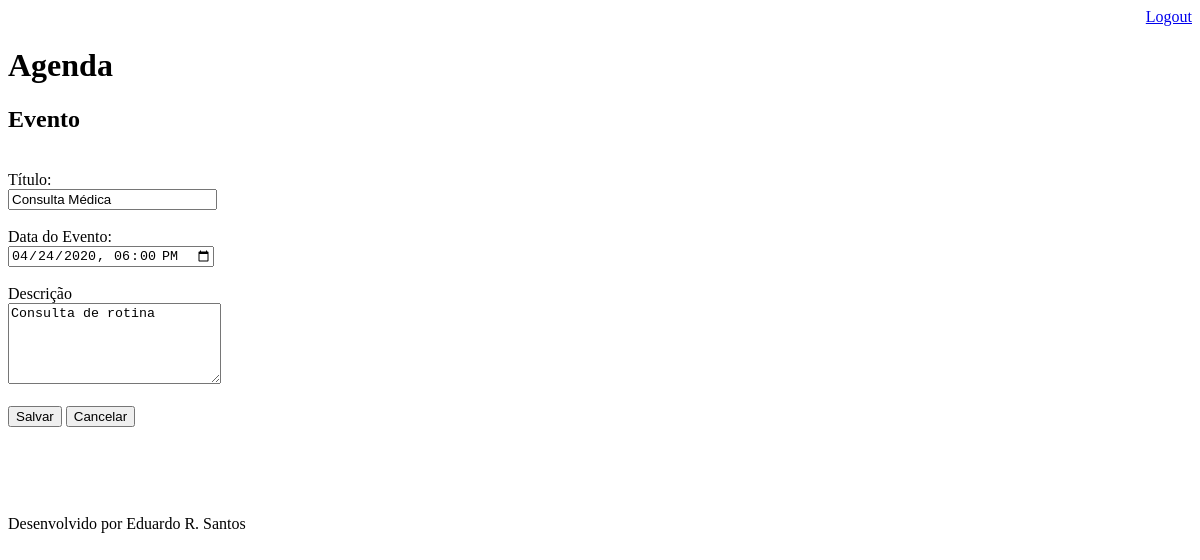
The page /agenda/evento/?id=2 (signed in) on the database as committed earlier.
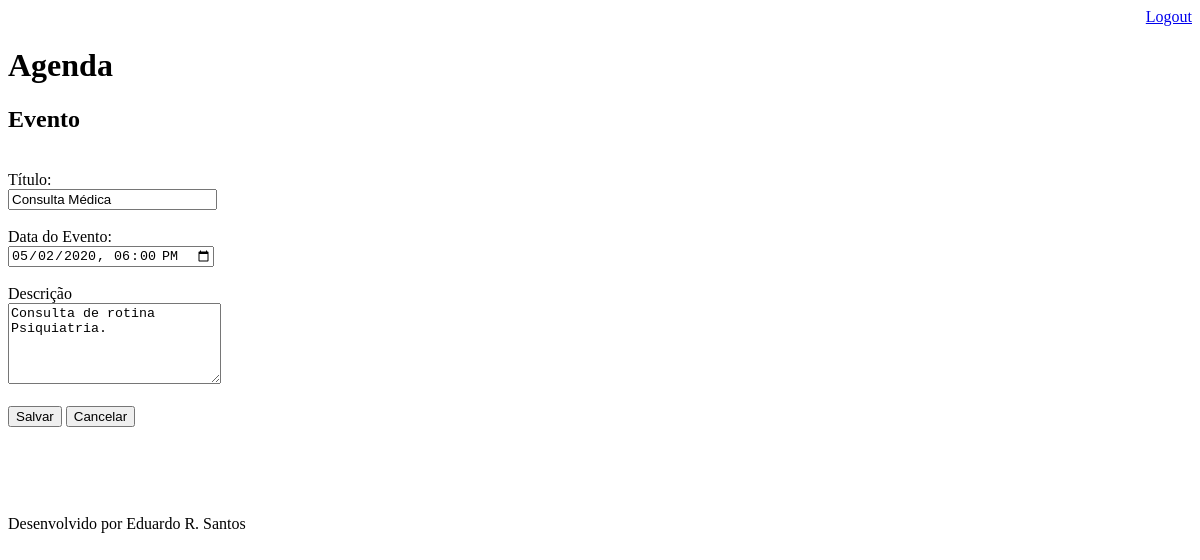
The same page on the database as committed later.
### core/models.py (models this page shows, shortened)
class Evento(models.Model):
    titulo = models.CharField(max_length = 100)
    descricao = models.TextField(blank = True, null = True)
    data_evento = models.DateTimeField(verbose_name = 'Data do Evento')
    data_criacao = models.DateTimeField(auto_now = True, verbose_name='Data de Criação')
    usuario = models.ForeignKey(User, on_delete = models.CASCADE)
    class Meta:
        db_table = 'evento'
    def get_data_input_evento(self):
        return self.data_evento.strftime('%Y-%m-%dT%H:%M')

### core/views.py (the view)
# urls.py: path('agenda/evento/', views.evento),
@login_required(login_url='/login/')
def evento(request):
    id_evento = request.GET.get('id')
    dados = {}
    if id_evento:
        dados['evento']= Evento.objects.get(id=id_evento)
    return render(request, 'evento.html', dados)

### templates/evento.html (shortened to what this page needs)
{% extends "model-page.html" %}
{% block content %}
<h2>Evento</h2>
<br>
<form action="submit" method="POST">{% csrf_token %}
	<label>Título:</label>
	<br>
	<input type="text" name="titulo" size="23" value ="{{ evento.titulo}}">
	<br><br>
	<label>Data do Evento:</label>
	<br>
	<input type="datetime-local" name="data_evento" value="{{ evento.get_data_input_evento }}">
	<br><br>
	<label>Descrição</label>
	<br>
	<textarea name="descricao" rows="5" cols="24">{{ evento.descricao }}</textarea>
	<br><br>
	<button type="submit">Salvar</button>
	<a href="/">
		<button type="button">Cancelar</button>
	</a>
</form>
<br><br><br><br>
{% endblock %}

Rows that differ between the two databases and show on the page:
changed Evento "Consulta Médica": data_evento "04/24/2020 18:00" → "05/02/2020 18:00"; descricao "Consulta de rotina" → "Consulta de rotina Psiquiatria."
